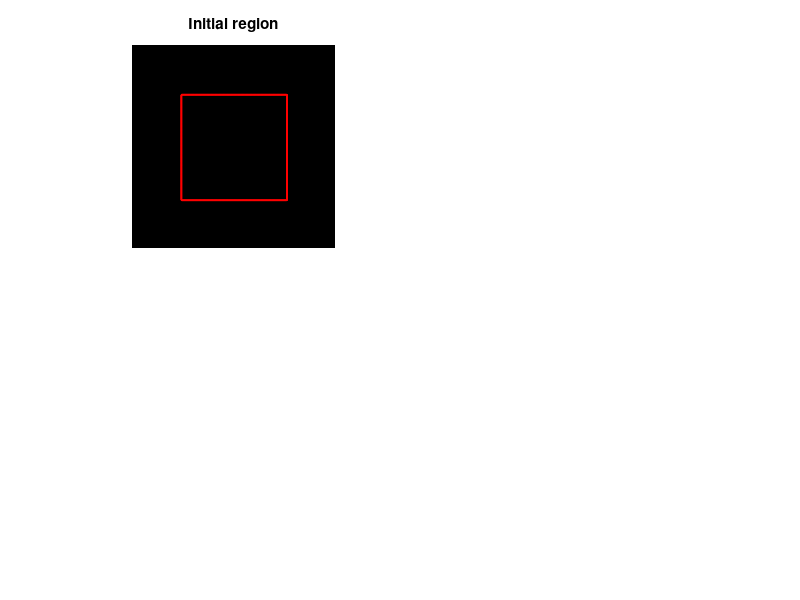

The MATLAB source for this figure: (Note: this script raises an error after producing the figure.)
%% Tutorial 01: Time-implicit level set propagation with max flow
%  Martin Rajchl, Imperial College London, 2015
%
%   [1] Rajchl, M.; Baxter, JSH.; Bae, E.; Tai, X-C.; Fenster, A.; 
%       Peters, TM.; Yuan, J.;
%       Variational Time-Implicit Multiphase Level-Sets: A Fast Convex 
%       Optimization-Based Solution
%       EMMCVPR, 2015.
%
%   [2] Ukwatta, E.; Yuan, J.; Rajchl, M.; Qiu, W.; Tessier, D; Fenster, A.
%       3D Carotid Multi-Region MRI Segmentation by Globally Optimal 
%       Evolution of Coupled Surfaces
%       IEEE Transactions on Medical Imaging, 2013


clear all; close all;

% include max-flow solver
addpath(['..', filesep, 'maxflow']);
addpath(['..', filesep, 'lib']);

% 1. Create domain Omega
omega = zeros(256,256);

% 2. Initialize a region as initialization for the zero level set
region = zeros(size(omega),'like', omega);
region(64:196,64:196) = 1;

% visualize initial region
figure();
subplot(2,2,1); imshow(omega,[]);
hold on; contour(region,'r'); hold off;
title('Initial region');

% 3. Construct an s-t graph:
[sx, sy] = size(omega);

Cs = zeros(sx,sy);
Ct = zeros(sx,sy);

% allocate alpha(x), the regularization weight at each node x
alpha = zeros(sx,sy);

% 4. Set up parameters and start level set iterations:
maxLevelSetIterations = 10; % number of maximum time steps
tau = 250; % speed parameter

for t=1:maxLevelSetIterations
        
    % 5. Compute a speed data term based on the current region
    d_speed_inside = bwdist(region == 1,'Euclidean');
    d_speed_outside = bwdist(region == 0,'Euclidean');
    
    % 6. Assign cost as source and sink capacities Cs, Ct in the graph
    Cs = (region.*d_speed_outside)./tau;
    Ct = ((1-region).*d_speed_inside)./tau;
    
    % Assign a regularization weight (equivalent to pairwise terms) for each
    % node x. Here we employ a constant regularization weight alpha. The higher
    % alpha is, the more smoothness penalty is assigned.
    alpha = 0.75.*ones(sx,sy);
    
    % 6. Set up the parameters for the max flow optimizer:
    % [1] graph dimension 1
    % [2] graph dimension 2
    % [3] number of maximum iterations for the optimizer (default 200)
    % [4] an error bound at which we consider the solver converged (default
    %     1e-5)
    % [5] c parameter of the multiplier (default 0.2)
    % [6] step size for the gradient descent step when calulating the spatial
    %     flows p(x) (default 0.16)
    pars = [sx; sy; 200; 1e-5; 0.2; 0.16];
    
    % 7. Call the binary max flow optimizer with Cs, Ct, alpha and pars to obtain
    % the continuous labelling function u, the convergence over iterations
    % (conv), the number of iterations (numIt) and the run time (time);
    [u, conv, numIt, time] = asetsBinaryMF2D(Cs, Ct, alpha, pars);
    
    % 8. Threshold the continuous labelling function u to obtain a discrete
    % segmentation result
    region = u > 0.5;
   
    % visualize the costs
    subplot(2,2,2); imshow(Cs-Ct,[]); title('Cs-Ct');
    subplot(2,2,3); imshow(omega,[]); title(['r(',num2str(t),')']); hold on; contour(region,'r'); hold off;
    subplot(2,2,4); loglog(conv); title(['convergence(',num2str(t),')']);
    drawnow();
        
end


